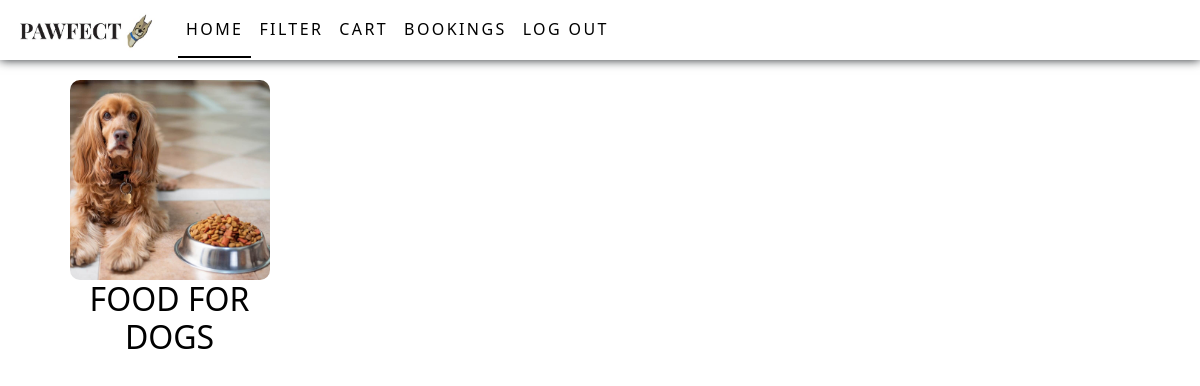
The page /petType/1 (signed in) on the database as committed earlier.
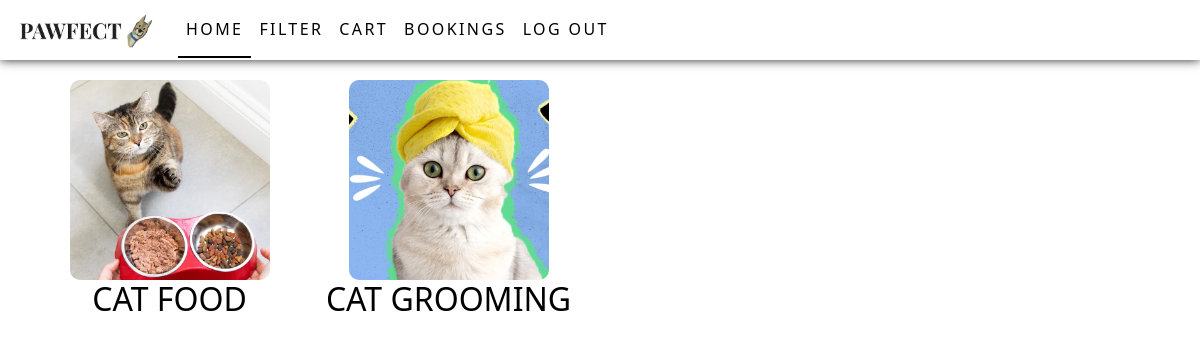
The same page on the database as committed later.
### app/models.py (models this page shows)
class Category(models.Model):
    pet=models.ForeignKey(Pet,on_delete=models.CASCADE)
    category=models.TextField()
    img=models.FileField()

### app/views.py (the view)
# urls.py: path('petType/<pid>',views.petType),
def petType(req,pid):
    if 'user' in req.session:
        data=Category.objects.filter(pet=pid)
        return render(req,'user/petType.html',{'data':data})
    else:
        return redirect(shop_login)

### templates/user/petType.html (shortened to what this page needs)
<!DOCTYPE html>
<html lang="en">
<head>
  {% load static %}
    <link href="https://cdn.jsdelivr.net/npm/bootstrap@5.3.3/dist/css/bootstrap.min.css" rel="stylesheet">
    <link rel="stylesheet" href="{% static 'css/style.css' %}">
    <link rel="stylesheet" href="{% static 'css/userHome.css' %}">
</head>
<body>
  <nav class="navbar navbar-expand-sm  fixed-top">
    <div class="container-fluid">
      <a class="navbar-brand" href="#"><img src="{% static 'images/pawfectlogo.jpg'%}" alt="" width="150px"></a>
      <div class="collapse navbar-collapse" id="collapsibleNavbar">
        <ul class="navbar-nav">
          <li class="nav-item">
            <a class="nav-link active" href="../user_home">Home</a>
          </li>
          <li class="nav-item">
            <a class="nav-link" href="">FILTER</a>
          </li>
          <li class="nav-item">
            <a class="nav-link" href="../cart">CART</a>
          </li>
          <li class="nav-item">
            <a class="nav-link" href="../bookings">Bookings</a>
          </li>
          <li class="nav-item">
            <a class="nav-link" href="../logout">Log out</a>
          </li>
        </ul>
      </div>
    </div>
  </nav>
    <div class="container">
        <div class="row">
          <div class="row">
            {% for i in data %}
                <div class="col-lg-3">
                    <a class="petLink" href="../products/{{i.pk}}">
                        <img class="petPhoto" src="{{i.img.url}}" alt="" style="width: 200px;height: 200px;object-fit: cover;">
                        <h2>{{i.category}}</h2>
                    </a>
                </div>
            {% endfor %}
        </div>
        </div>
    </div>
</body>
</html>

Rows that differ between the two databases and show on the page:
removed Category: img (picture), category "FOOD FOR DOGS"
added Category: img (picture), category "CAT FOOD"
added Category: img (picture), category "CAT GROOMING"
